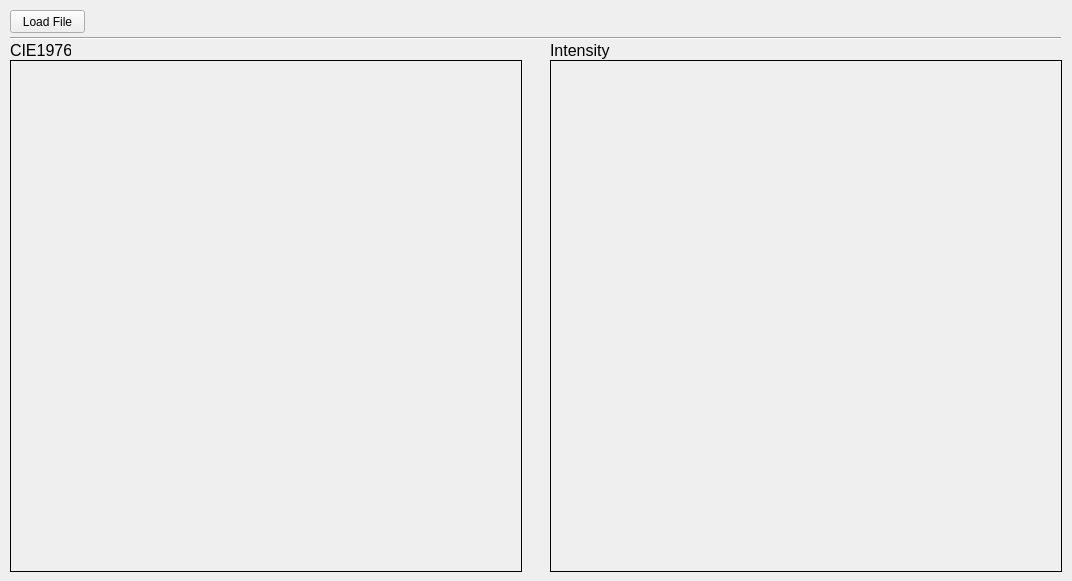
<?xml version="1.0" encoding="UTF-8"?>
<ui version="4.0">
 <class>MainWindow</class>
 <widget class="QMainWindow" name="MainWindow">
  <property name="geometry">
   <rect>
    <x>0</x>
    <y>0</y>
    <width>1072</width>
    <height>581</height>
   </rect>
  </property>
  <property name="windowTitle">
   <string>Chromatisity Data Analyze Tool</string>
  </property>
  <widget class="QWidget" name="centralWidget">
   <widget class="QLabel" name="CIE1976_Label">
    <property name="geometry">
     <rect>
      <x>10</x>
      <y>60</y>
      <width>512</width>
      <height>512</height>
     </rect>
    </property>
    <property name="frameShape">
     <enum>QFrame::Box</enum>
    </property>
    <property name="text">
     <string/>
    </property>
   </widget>
   <widget class="QLabel" name="Intensity_Label">
    <property name="geometry">
     <rect>
      <x>550</x>
      <y>60</y>
      <width>512</width>
      <height>512</height>
     </rect>
    </property>
    <property name="frameShape">
     <enum>QFrame::Box</enum>
    </property>
    <property name="text">
     <string/>
    </property>
   </widget>
   <widget class="QLabel" name="label">
    <property name="geometry">
     <rect>
      <x>10</x>
      <y>40</y>
      <width>61</width>
      <height>21</height>
     </rect>
    </property>
    <property name="font">
     <font>
      <pointsize>12</pointsize>
     </font>
    </property>
    <property name="text">
     <string>CIE1976</string>
    </property>
   </widget>
   <widget class="QLabel" name="label_2">
    <property name="geometry">
     <rect>
      <x>550</x>
      <y>40</y>
      <width>61</width>
      <height>21</height>
     </rect>
    </property>
    <property name="font">
     <font>
      <pointsize>12</pointsize>
     </font>
    </property>
    <property name="text">
     <string>Intensity</string>
    </property>
   </widget>
   <widget class="Line" name="line">
    <property name="geometry">
     <rect>
      <x>10</x>
      <y>30</y>
      <width>1051</width>
      <height>16</height>
     </rect>
    </property>
    <property name="orientation">
     <enum>Qt::Horizontal</enum>
    </property>
   </widget>
   <widget class="QPushButton" name="pushButton">
    <property name="geometry">
     <rect>
      <x>10</x>
      <y>10</y>
      <width>75</width>
      <height>23</height>
     </rect>
    </property>
    <property name="text">
     <string>Load File</string>
    </property>
   </widget>
  </widget>
 </widget>
 <resources/>
 <connections/>
</ui>
